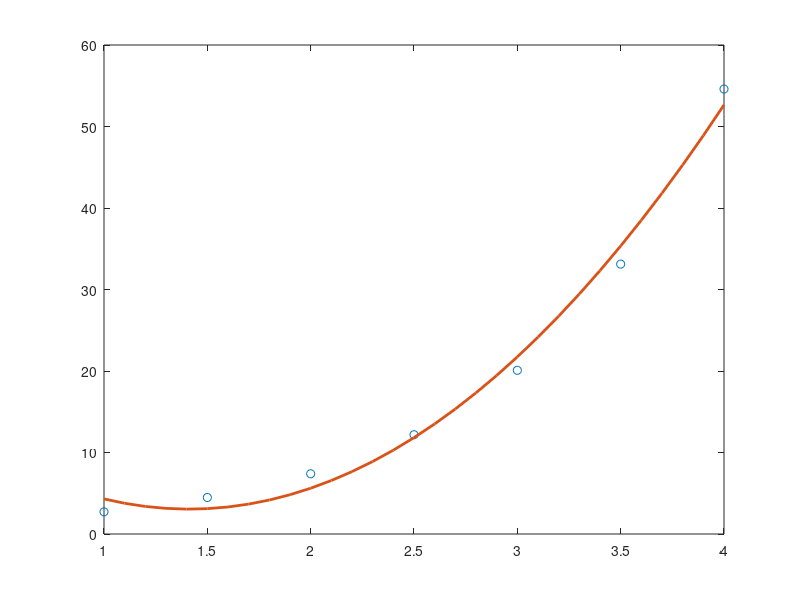

MATLAB code for this plot:
% Example for Linear Regression 
x = (1:0.5:4)';
y = exp(x);
figure
plot(x,y,'o');
hold on;
%pause;
%--- Determine least square fit for
%    f(t)=a(1) + a(2) t + a(3) t^2

n = length(x);
A = [ ones(n,1), x, x.^2 ];
a = A \ y;
%--- Plot new curve
x1 = 1:0.1:4;
y1 = a(1) + a(2)*x1 + a(3)*x1.^2;
plot(x1,y1,'LineWidth',2)